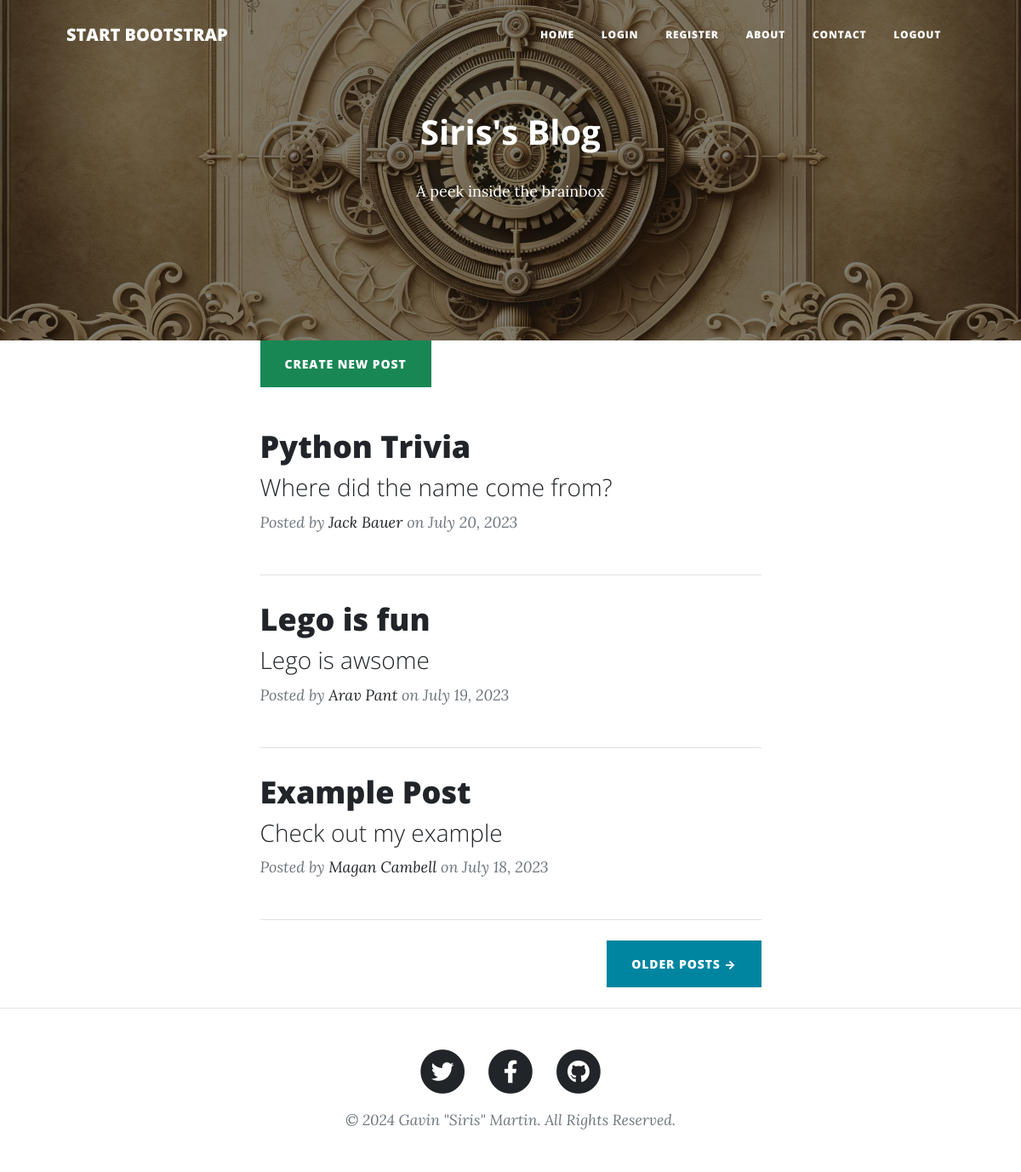
The page /home on the database its author committed.
### main.py (models this page shows)
class BlogPost(db.Model):
    id: Mapped[int] = mapped_column(Integer, primary_key=True)
    title: Mapped[str] = mapped_column(String(250), unique=True, nullable=False)
    subtitle: Mapped[str] = mapped_column(String(250), nullable=False)
    date: Mapped[str] = mapped_column(String(250), nullable=False)
    body: Mapped[str] = mapped_column(Text, nullable=False)
    author: Mapped[str] = mapped_column(String(250), nullable=False)
    img_url: Mapped[str] = mapped_column(String(250), nullable=False)

### main.py (the view)
@app.route('/')
@app.route('/home')
def home():
    all_posts = fetch_posts(limit=3)
    return render_template("index.html", posts=all_posts, page='home')

### main.py (called while the page is built)
@app.context_processor
def inject_globals():
    return {
        'CURRENT_YEAR': dt.datetime.now().year,
        'MY_NAME': MY_NAME
    }

def slugify(value):
    value = re.sub(r'[^\w\s-]', '', value).strip().lower()
    value = re.sub(r'[\s_-]+', '-', value)
    return value

def fetch_posts(limit=3):
    db_posts = BlogPost.query.order_by(BlogPost.date.desc()).limit(limit).all()
    db_posts_list = []
    for post in db_posts:
        if "monty python" in post.title.lower():
            image = "montyPython.jpg"
        elif "lego" in post.title.lower():
            image = "legos.jpg"
        else:
            image = post.img_url  # Default image from the database
        sanitized_title = re.sub(r'[^\x00-\x7F]+', '', post.title)[:50]  # Remove non-ASCII characters and limit length
        print(f"Title: {sanitized_title}, Image: {image}")  # Debugging print statement
        db_posts_list.append({
            "title": post.title,
            "subtitle": post.subtitle,
            "author": post.author,
            "date": post.date,
            "image": image,
            "body": post.body
        })
    return db_posts_list

### templates/index.html (shortened to what this page needs)
<!DOCTYPE html>
<html lang="en">
    {% include "header.html" %}
    <main>
        <div class="container px-4 px-lg-5">
            <div class="row gx-4 gx-lg-5 justify-content-center">
                <div class="col-md-10 col-lg-8 col-xl-7">
                    <div class="d-flex justify-content-start mb-5">
                        <a class="btn btn-success text-uppercase me-3" href="{{ url_for('add_new_post') }}">Create New Post</a>
                    </div>
                    {% for post in posts %}
                        <div class="post-preview mb-5">
                            <a href="{{ url_for('post', slug=post.title|slugify) }}">
                                <h2 class="post-title">{{ post.title }}</h2>
                                {% if post.subtitle %}
                                    <h3 class="post-subtitle">{{ post.subtitle }}</h3>
                                {% endif %}
                            </a>
                            <p class="post-meta">
                                Posted by
                                <a href="#!">{{ post.author }}</a>
                                on {{ post.date }}
                            </p>
                        </div>
                        <hr class="my-4" />
                    {% endfor %}
                    <div class="d-flex justify-content-end mb-4">
                        <a class="btn btn-primary text-uppercase" href="#!">Older Posts →</a>
                    </div>
                </div>
            </div>
        </div>
    </main>
    {% include "footer.html" %}
</body>
</html>

### templates/header.html (shortened to what this page needs)
<!DOCTYPE html>
<html lang="en">
<head>
    <link rel="stylesheet" href="https://cdnjs.cloudflare.com/ajax/libs/font-awesome/5.15.1/css/all.min.css">
    <link href="{{ url_for('static', filename='css/styles.css') }}" rel="stylesheet">
</head>
<body>
    <nav class="navbar navbar-expand-lg navbar-light" id="mainNav">
        <div class="container px-4 px-lg-5">
            <a class="navbar-brand" href="{{ url_for('home') }}">Start Bootstrap</a>
            <div class="collapse navbar-collapse" id="navbarResponsive">
                <ul class="navbar-nav ms-auto py-4 py-lg-0">
                    <li class="nav-item"><a class="nav-link px-lg-3 py-3 py-lg-4" href="{{ url_for('home') }}">Home</a></li>
                    {% if current_user.is_authenticated %}
                        <li class="nav-item"><a class="nav-link px-lg-3 py-3 py-lg-4" href="{{ url_for('logout') }}">Logout</a></li>
                    {% else %}
                        <li class="nav-item"><a class="nav-link px-lg-3 py-3 py-lg-4" href="{{ url_for('login') }}">Login</a></li>
                        <li class="nav-item"><a class="nav-link px-lg-3 py-3 py-lg-4" href="{{ url_for('register') }}">Register</a></li>
                    {% endif %}
                    <li class="nav-item"><a class="nav-link px-lg-3 py-3 py-lg-4" href="{{ url_for('about') }}">About</a></li>
                    <li class="nav-item"><a class="nav-link px-lg-3 py-3 py-lg-4" href="{{ url_for('contact') }}">Contact</a></li>
                    <li class="nav-item"><a class="nav-link px-lg-3 py-3 py-lg-4" href="{{ url_for('logout') }}">Logout</a></li>
                </ul>
            </div>
        </div>
    </nav>
    {% if page == 'home' %}
    <header style="background-image: url('{{ url_for('static', filename='assets/img/steakpunk1.webp') }}'); height: 50vh; background-size: cover; background-position: center; position: relative;">
        <div style="position: absolute; top: 50%; left: 50%; transform: translate(-50%, -50%); text-align: center; color: white;">
            <h1 style="font-size: 40px; font-weight: bold;">Siris's Blog</h1>
            <p style="font-size: 18px; font-weight: normal;">A peek inside the brainbox</p>
        </div>
    </header>
    {% endif %}
</body>
</html>

### templates/footer.html
<footer class="border-top">
    <div class="container px-4 px-lg-5">
        <div class="row gx-4 gx-lg-5 justify-content-center">
            <div class="col-md-10 col-lg-8 col-xl-7">
                <ul class="list-inline text-center">
                    <li class="list-inline-item">
                        <a href="https://twitter.com/GavinMarti41674" target="_blank" aria-label="Twitter">
                            <span class="fa-stack fa-lg">
                                <i class="fas fa-circle fa-stack-2x"></i>
                                <i class="fab fa-twitter fa-stack-1x fa-inverse"></i>
                            </span>
                        </a>
                    </li>
                    <li class="list-inline-item">
                        <a href="https://facebook.com/gubergm" target="_blank" aria-label="Facebook">
                            <span class="fa-stack fa-lg">
                                <i class="fas fa-circle fa-stack-2x"></i>
                                <i class="fab fa-facebook-f fa-stack-1x fa-inverse"></i>
                            </span>
                        </a>
                    </li>
                    <li class="list-inline-item">
                        <a href="https://github.com/Siris4" target="_blank" aria-label="GitHub">
                            <span class="fa-stack fa-lg">
                                <i class="fas fa-circle fa-stack-2x"></i>
                                <i class="fab fa-github fa-stack-1x fa-inverse"></i>
                            </span>
                        </a>
                    </li>
                </ul>
                <div class="small text-center text-muted fst-italic">
                    © {{ CURRENT_YEAR }} {{ MY_NAME }}. All Rights Reserved.
                </div>
            </div>
        </div>
    </div>
</footer>

### templates/header.html (style rules this page uses)
.navbar-nav { margin-left: 20%; }

### rows shown on the page
BlogPost: title "Python Trivia", subtitle "Where did the name come from?", author "Jack Bauer", date "July 20, 2023"
BlogPost: title "Lego is fun", subtitle "Lego is awsome", author "Arav Pant", date "July 19, 2023"
BlogPost: title "Example Post", subtitle "Check out my example", author "Magan Cambell", date "July 18, 2023"

### other values the page prints
{{ MY_NAME }} "Gavin \"Siris\" Martin"
